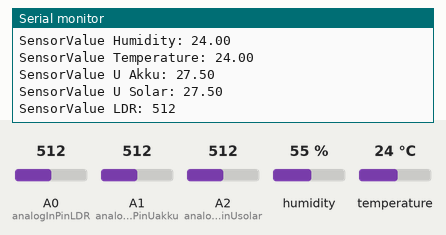
This sketch was run on a simulated Arduino Uno, built with avr-gcc and run on an emulated ATmega328P. On the bench: the last lines printed to the serial monitor. The inputs (shaded band) are chosen by the test bench; at power-on: temperature 24 °C, A0 (analogInPinLDR) = 512, A1 (analogInPinUakku) = 512, A2 (analogInPinUsolar) = 512, humidity 55 %. The local clock reads 2024-03-15 10:24:30 at power-on unless the sketch sets it; storage starts empty.

Above: at 1.2 s.
1.3 s: temperature set to 10.5 °C
At 1.8 s:
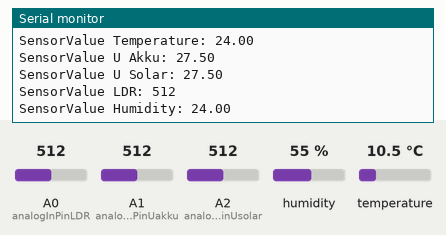
7.3 s: temperature set to 9.6 °C
At 7.8 s:
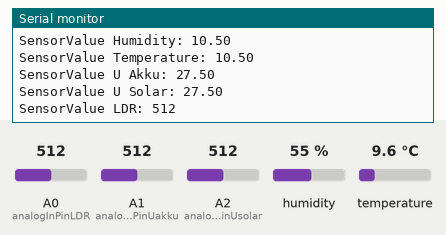
13.3 s: A0 (analogInPinLDR) set to 111
At 14.2 s:
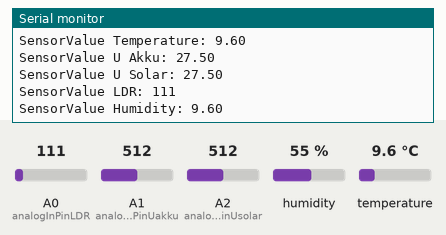
19.3 s: A0 (analogInPinLDR) set to 90
At 19.8 s:
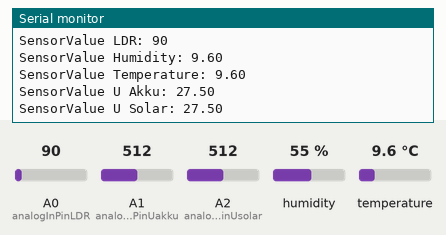
26.8 s: A1 (analogInPinUakku) set to 203
At 27.3 s:
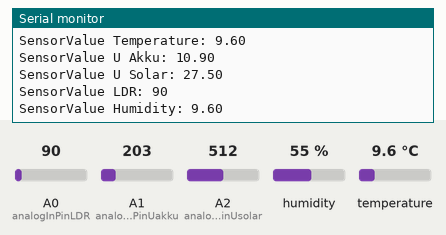
32.8 s: A1 (analogInPinUakku) set to 177
At 33.3 s:
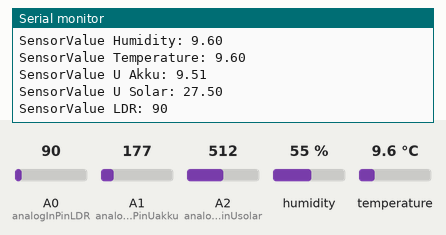
Timing chart, 0 to 35.8 s (numbered marks = the images above; inputs shaded):
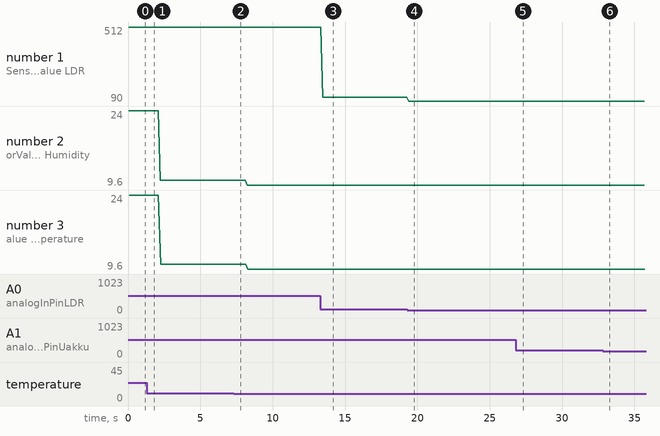

Measured:
- the behaviour switches between 10 and 9.9 °C on temperature (found by bisection; images 1 and 2)
- the behaviour switches between 100 and 99 on A0 (analogInPinLDR) (found by bisection; images 3 and 4)
- the behaviour switches between 187 and 186 on A1 (analogInPinUakku) (found by bisection; images 5 and 6)
- after the input at 13.3 s, the serial monitor: prints a new line after 0.16 s (image 3)
- after the input at 19.3 s, the serial monitor: prints a new line after 0.10 s (image 4)
- after the input at 26.8 s, the serial monitor: prints a new line after 0.26 s (image 5)
- after the input at 32.8 s, the serial monitor: prints a new line after 0.16 s (image 6)
- plotted number 1: 512 → 111 after the input at 13.3 s, 111 → 90 after the input at 19.3 s

The sketch:

Solarrouter.ino
```cpp
/*
 * Arduino Programm  für Solarrouter Projekt
 *
 * Noch Notwendige Implentierungen:
 *    - Netwerkshield Programmcode
 *    - GP2Y1010AU0F - Sensor für PM2.5 Messwerte
 * 	  - ACS712 - Strom vom Solarmodul zum Akku
 * 	  - ACS712 - Stromverbrauch von Hardware
 *    - Lux-Meter
 *
 *
 *
 */

#include <SPI.h>
#include <SD.h>

#include "DHT.h"
#define DHTPIN 2
#define DHTTYPE DHT22

#include <SoftwareSerial.h>
#include <Wire.h>
#include <Time.h>
#include <DS1307RTC.h>

const int chipSelect = 10;

// Confi für Sensoren
const int analogInPinLDR = A0;  // LDR
const int analogInPinUakku = A1;  // Spannungsabgriff für Akku
const int analogInPinUsolar = A2;  // Spannungsabgriff für Akku
int sensorValueLDR = 0;
int sensorValueUakku = 0;
int sensorValueUsolar = 0;

const int threshold = 570;   // Muss angespasst werden

float vinakku = 0.0;
float voutakku = 0.0;
float vinsolar = 0.0;
float voutsolar = 0.0;
float R1 = 100000.0; // 100K
float R2 = 10000.0;  // 10K

// Timer Confi
const long oneSecond = 1000;
const long oneMinute = oneSecond*60;
const long fiveMinutes = oneMinute*5;

// These constants, define values needed for the LDR readings and ADC
#define LDR_PIN                   0
#define MAX_ADC_READING           1023
#define ADC_REF_VOLTAGE           5.0
#define REF_RESISTANCE            5030  // measure this for best results
#define LUX_CALC_SCALAR           12518931
#define LUX_CALC_EXPONENT         -1.405


DHT dht(DHTPIN, DHTTYPE);

void setup(){
  Serial.begin(9600);
  dht.begin();


 // SD Karten Confi
  Serial.print("Initializing SD card...");

  // see if the card is present and can be initialized:
  if (!SD.begin(chipSelect)) {
    Serial.println("Card failed, or not present");
    // don't do anything more:
    return;
  }
  Serial.println("card initialized.");

}


void loop()
{
  int   ldrRawData;
  float resistorVoltage, ldrVoltage;
  float ldrResistance;
  float ldrLux;


  // Misst den Helligkeitswert vom LDR
  int sensorValueLDR = analogRead(analogInPinLDR);

  // Misst Luftfeuchtigkeit in Prozent
  float h = dht.readHumidity();
  // Misst die Temperatur in Celsius
  float t = dht.readTemperature();

  // Spannung Messung für Akku
  // Spannungsteiler R1= 100K R2= 10K

  int sensorValueUakku = analogRead(analogInPinUakku);
  // Berechnung der Akku Spannung; vin ist die reale Akkuspannnung
  voutakku = (sensorValueUakku * 5.0)/1024.0;
  vinakku = voutakku/(R2/(R1+R2));

  // Spannung Messung für Solarmodul
  // Spannungsteiler R1= 100K R2= 10K

  int sensorValueUsolar = analogRead(analogInPinUsolar);
  // Berechnung der Solarmodul Spannung; vin ist die reale Solarmodul Spannung
  voutsolar = (sensorValueUsolar * 5.0)/1024.0;
  vinsolar = voutsolar/(R2/(R1+R2));


  // Berechnung Lux Werte von dem LDR Spannungsteiler 5V -- LDR --- Ax --- 10kOhm --- GND
  // Programmcode stammt von http://www.allaboutcircuits.com/projects/design-a-luxmeter-using-a-light-dependent-resistor/
  // Perform the analog to digital conversion
  ldrRawData = analogRead(analogInPinLDR);

  // RESISTOR VOLTAGE_CONVERSION
  // Convert the raw digital data back to the voltage that was measured on the analog pin
  resistorVoltage = (float)ldrRawData / MAX_ADC_READING * ADC_REF_VOLTAGE;

  // voltage across the LDR is the 5V supply minus the 5k resistor voltage
  ldrVoltage = ADC_REF_VOLTAGE - resistorVoltage;

  // LDR_RESISTANCE_CONVERSION
  // resistance that the LDR would have for that voltage
  ldrResistance = ldrVoltage/resistorVoltage * REF_RESISTANCE;

  // LDR_LUX
  // Change the code below to the proper conversion from ldrResistance to
  // ldrLux
  ldrLux = LUX_CALC_SCALAR * pow(ldrResistance, LUX_CALC_EXPONENT);


  // Serielle Datenausgabe
  // Ausgabe LDR
  Serial.print("SensorValue LDR: ");
  Serial.println(sensorValueLDR);
  // Ausgabe Luftfeuchtigkeit
  Serial.print("SensorValue Humidity: ");
  Serial.println(t);
  // Ausgabe Temperatur
  Serial.print("SensorValue Temperature: ");
  Serial.println(t);
  // Ausgabe Spannung Akku
  Serial.print("SensorValue U Akku: ");
  Serial.println(vinakku);
  // Ausgabe Spannung Solarmodul
  Serial.print("SensorValue U Solar: ");
  Serial.println(vinsolar);


  // open the file. note that only one file can be open at a time,
  // so you have to close this one before opening another.
  File dataFile = SD.open("datalog.txt", FILE_WRITE);

  // if the file is available, write to it:
    tmElements_t tm;


  if (RTC.read(tm)) {
    dataFile.print(";");
    dataFile.print(tm.Hour);
    dataFile.print(':');
    dataFile.print(tm.Minute);
    dataFile.print(':');
    dataFile.print(tm.Second);
    dataFile.print(";");
    dataFile.print(tm.Month);
    dataFile.print('-');
    dataFile.print(tm.Day);
    dataFile.print('-');
    dataFile.print(tmYearToCalendar(tm.Year));
    dataFile.println();
  }

    dataFile.close();

  }


void print2digits(int number) {
  if (number >= 0 && number < 10) {
    Serial.write('0');
  }
}
```
